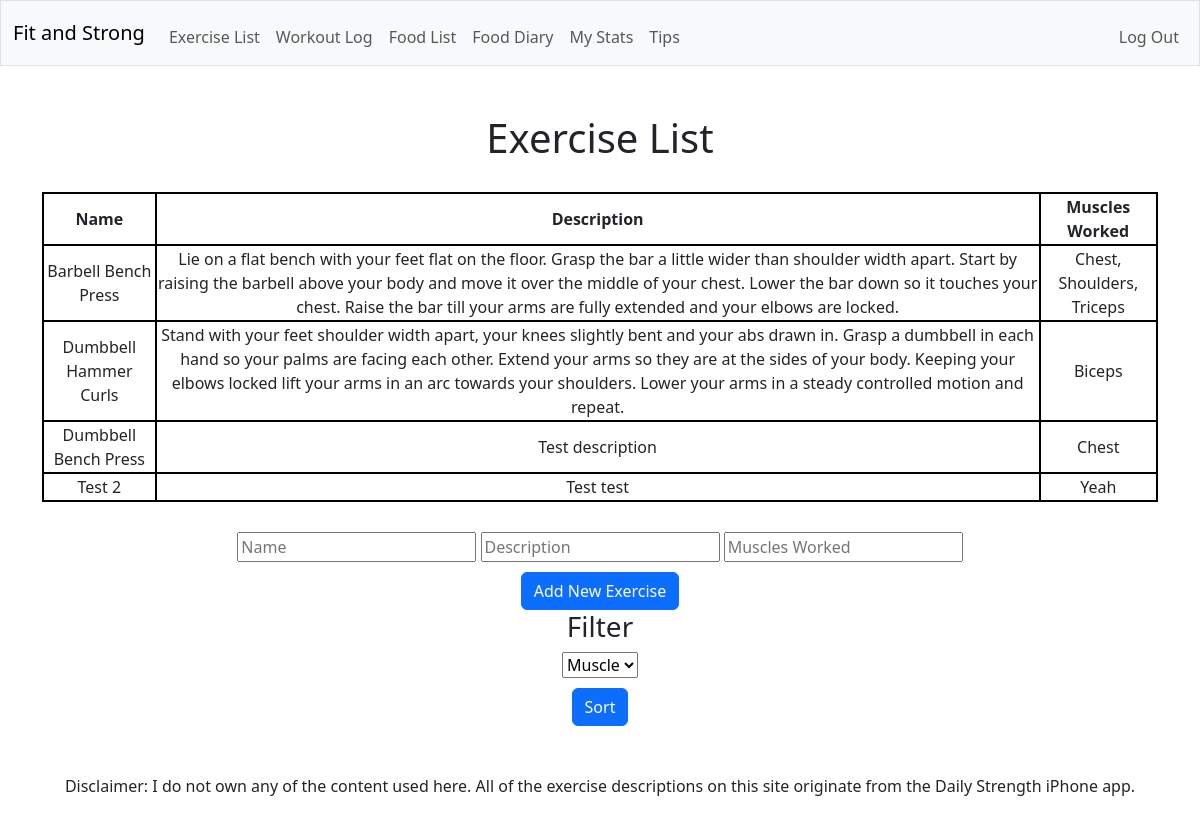
The page /exerciselist (signed in) on the database its author committed.
### tables this page shows
CREATE TABLE "exercises" (
  "id" INTEGER,
  "name" TEXT NOT NULL,
  "description" TEXT NOT NULL,
  "muscles_used" TEXT NOT NULL,
  PRIMARY KEY("id")
);

### app.py (the view)
@app.route("/exerciselist", methods=["GET", "POST"])
@login_required
def exerciselist():
    if request.method == "POST":
      name = request.form.get("exercise-name")
      desc = request.form.get("exercise-desc")
      muscles = request.form.get("exercise-muscles")
      db.execute(
        """INSERT INTO "exercises" ("name", "description", "muscles_used")
        VALUES (?, ?, ?)""",
        name, desc, muscles
      )
      return redirect("/exerciselist")
    else:
      exercises = db.execute("SELECT * FROM exercises;")
      return render_template("exerciselist.html", exercises=exercises)

### app.py (called while the page is built)
def login_required(f):
    @wraps(f)
    def decorated_function(*args, **kwargs):
        if session.get("user_id") is None:
            return redirect("/login")
        return f(*args, **kwargs)
    return decorated_function

### templates/exerciselist.html (shortened to what this page needs)
{% extends "layout.html" %}
{% block main %}
  <h1>Exercise List</h1>
  <table>
    <thead>
        <tr>
            <th>Name</th>
            <th>Description</th>
            <th>Muscles Worked</th>
        </tr>
    </thead>
    <tbody>
        {% for exercise in exercises %}
        <tr>
            <td>{{ exercise.name }}</td>
            <td>{{ exercise.description }}</td>
            <td>{{ exercise.muscles_used }}</td>
        </tr>
        {% endfor %}
    </tbody>
</table>
<form action="/exerciselist" method="post">
  <div>
      <input autocomplete="off" autofocus name="exercise-name" placeholder="Name" type="text">
      <input autocomplete="off" name="exercise-desc" placeholder="Description" type="text">
      <input autocomplete="off" name="exercise-muscles" placeholder="Muscles Worked" type="text">
  </div>
  <button type="submit" class="btn btn-primary">Add New Exercise</button>
</form>
<h3>Filter</h3>
<form action="/exerciselist" method="post">
  <div>
      <select name="muscle">
          <option disabled selected value="">Muscle</option>
      </select>
  </div>
  <button type="submit" class="btn btn-primary">Sort</button>
</form>
{% endblock %}

### static/style.css (style rules this page uses)
table { border: 2px solid black; margin-top: 30px; margin-bottom: 30px; }
thead { border: 2px solid black; }
tbody { border: 2px solid black; }
th { border: 2px solid black; }
tr { border: 2px solid black; }
td { border: 2px solid black; }
button { margin-top: 10px; }

### rows shown on the page
exercises: name "Barbell Bench Press", description "Lie on a flat bench with your feet flat on the floor. Grasp the bar a little wider than shoulder width apart. Start by raising the barbell above your body and move it over the middle of your chest. Lower the bar down so it touches your chest. Raise the bar till your arms are fully extended and your elbows are locked.", muscles_used "Chest, Shoulders, Triceps"
exercises: name "Dumbbell Hammer Curls", description "Stand with your feet shoulder width apart, your knees slightly bent and your abs drawn in. Grasp a dumbbell in each hand so your palms are facing each other. Extend your arms so they are at the sides of your body. Keeping your elbows locked lift your arms in an arc towards your shoulders. Lower your arms in a steady controlled motion and repeat.", muscles_used "Biceps"
exercises: name "Dumbbell Bench Press", description "Test description", muscles_used "Chest"
exercises: name "Test 2", description "Test test", muscles_used "Yeah"
